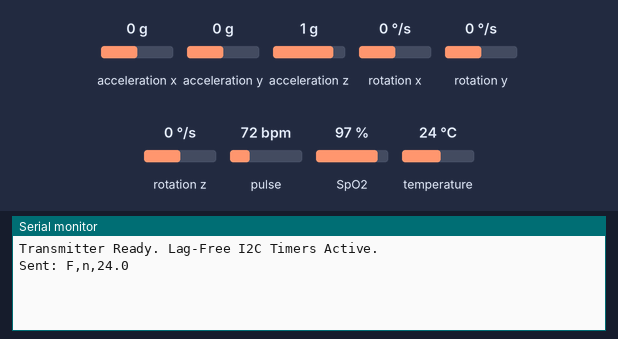
The sketch below on a simulated Arduino Uno, built with avr-gcc and run on an emulated ATmega328P. Parts: the last lines printed to the serial monitor. Inputs (shaded band) come from the test bench; at power-on: pulse 72 bpm, temperature 24 °C, SpO2 97 %, acceleration x 0 g, acceleration y 0 g, acceleration z 1 g, rotation x 0 °/s, rotation y 0 °/s, rotation z 0 °/s. No radio packets arrive unless stated.

Above: at 2.2 s.
2.3 s: pulse set to 42 bpm
At 7.5 s:
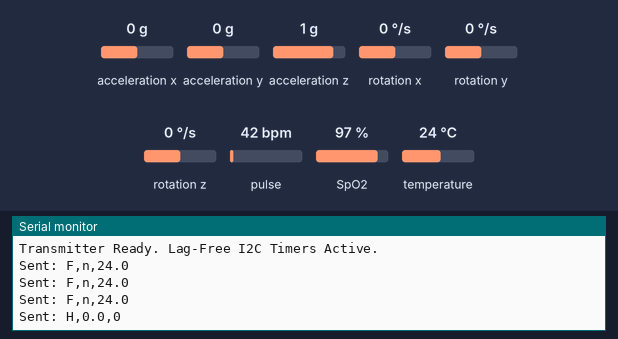
14.5 s: temperature set to 12 °C
At 15.2 s:
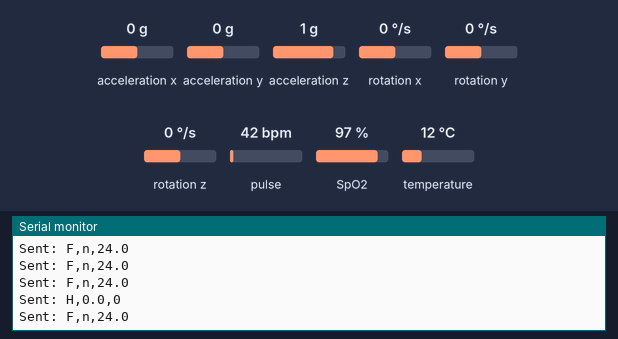
16.0 s: pulse set to 70 bpm
At 16.7 s:
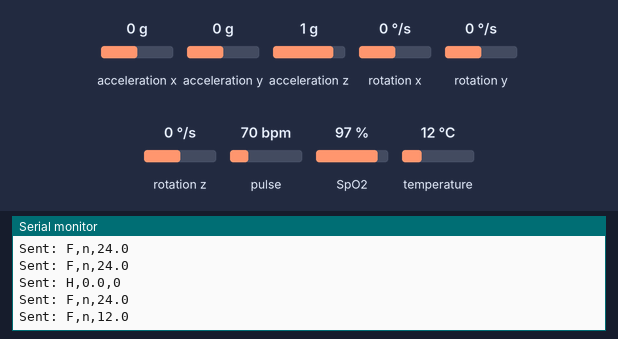
17.5 s: SpO2 set to 90 %
At 18.8 s:
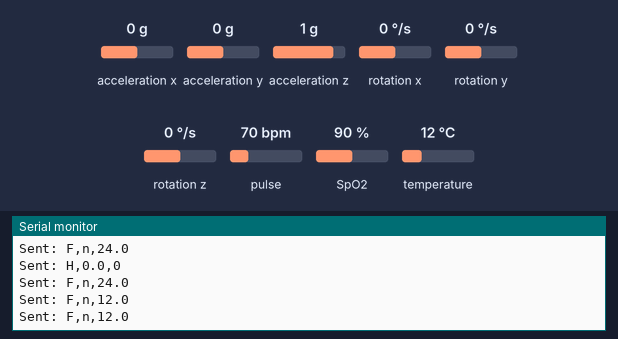

Measured:
- after the input at 2.3 s, the serial monitor: prints a new line after 4.7 s (image 1)

The sketch:

Transmitter_Code.ino
```cpp
#include <SPI.h>
#include <LoRa.h>
#include <Adafruit_MPU6050.h>
#include <Adafruit_Sensor.h>
#include <Wire.h>
#include "MAX30100_PulseOximeter.h"

#define ss 16
#define rst -1
#define dio0 15
#define BUTTON_PIN 0

Adafruit_MPU6050 mpu;
PulseOximeter pox;

const float OFFSET_X = -1.25;
const float OFFSET_Y = -0.12;
const float OFFSET_Z = -2.75;
const float FREEFALL_THRESHOLD = 2.5;
const float IMPACT_THRESHOLD = 20.0;

unsigned long lastFallTxTime = 0;
unsigned long lastHeartTxTime = 1000;
unsigned long lastMpuReadTime = 0;
unsigned long freefallTime = 0;
unsigned long lastButtonTime = 0;

char currentFallStatus = 'n';
float currentTemp = 0.0;
bool freefallDetected = false;

void setup() {
  Serial.begin(115200);
  delay(1000);

  pinMode(BUTTON_PIN, INPUT_PULLUP);

  Wire.setClockStretchLimit(200000);
  mpu.begin();
  mpu.setAccelerometerRange(MPU6050_RANGE_16_G);
  pox.begin();

  LoRa.setPins(ss, rst, dio0);
  while (!LoRa.begin(433E6)) { delay(500); }

  LoRa.setSpreadingFactor(7);
  LoRa.setSignalBandwidth(125E3);
  LoRa.setSyncWord(0x12);
  LoRa.enableCrc();

  Serial.println("Transmitter Ready. Lag-Free I2C Timers Active.");
}

void loop() {
  yield();

  pox.update();

  unsigned long currentMillis = millis();

  // 2. MANUAL RESET BUTTON
  if (digitalRead(BUTTON_PIN) == LOW) {
    if (currentMillis - lastButtonTime > 500) {
      currentFallStatus = 'n';
      Serial.println("Alert Cleared.");
      lastButtonTime = currentMillis;
    }
  }

  // 3. FALL & TEMP SENSOR
  if (currentMillis - lastMpuReadTime >= 50) {
    lastMpuReadTime = currentMillis;
    sensors_event_t a, g, temp;
    mpu.getEvent(&a, &g, &temp);

    currentTemp = temp.temperature;

    float calX = a.acceleration.x - OFFSET_X;
    float calY = a.acceleration.y - OFFSET_Y;
    float calZ = a.acceleration.z - OFFSET_Z;
    float accelMag = sqrt(pow(calX, 2) + pow(calY, 2) + pow(calZ, 2));

    if (accelMag < FREEFALL_THRESHOLD) {
      freefallDetected = true;
      freefallTime = currentMillis;
    }

    if (freefallDetected) {
      if (accelMag > IMPACT_THRESHOLD) {
        currentFallStatus = 'f';
        freefallDetected = false;
      }
      else if (currentMillis - freefallTime > 1500) {
        freefallDetected = false;
      }
    }
  }

  // 4. TRANSMIT FALL & TEMP
  if (currentMillis - lastFallTxTime >= 2000) {
    lastFallTxTime = currentMillis;

    String fallPayload = "F," + String(currentFallStatus) + "," + String(currentTemp, 1);

    LoRa.beginPacket();
    LoRa.print(fallPayload);
    LoRa.endPacket(true); // Non-blocking async transmission

    Serial.print("Sent: ");
    Serial.println(fallPayload);
  }

  // 5. TRANSMIT VITALS (Every 6 Seconds)
  if (currentMillis - lastHeartTxTime >= 6000) {
    lastHeartTxTime = currentMillis;

    float hr = pox.getHeartRate();
    int spo2 = pox.getSpO2();

    // STRICT MEDICAL FILTER: Kills ambient light noise
    if (spo2 < 90 || hr < 45.0) {
      hr = 0.0;
      spo2 = 0;
    }

    String vitalsPayload = "H," + String(hr, 1) + "," + String(spo2);

    LoRa.beginPacket();
    LoRa.print(vitalsPayload);
    LoRa.endPacket(true); // Non-blocking async transmission

    Serial.print("Sent: ");
    Serial.println(vitalsPayload);
  }
}
```
